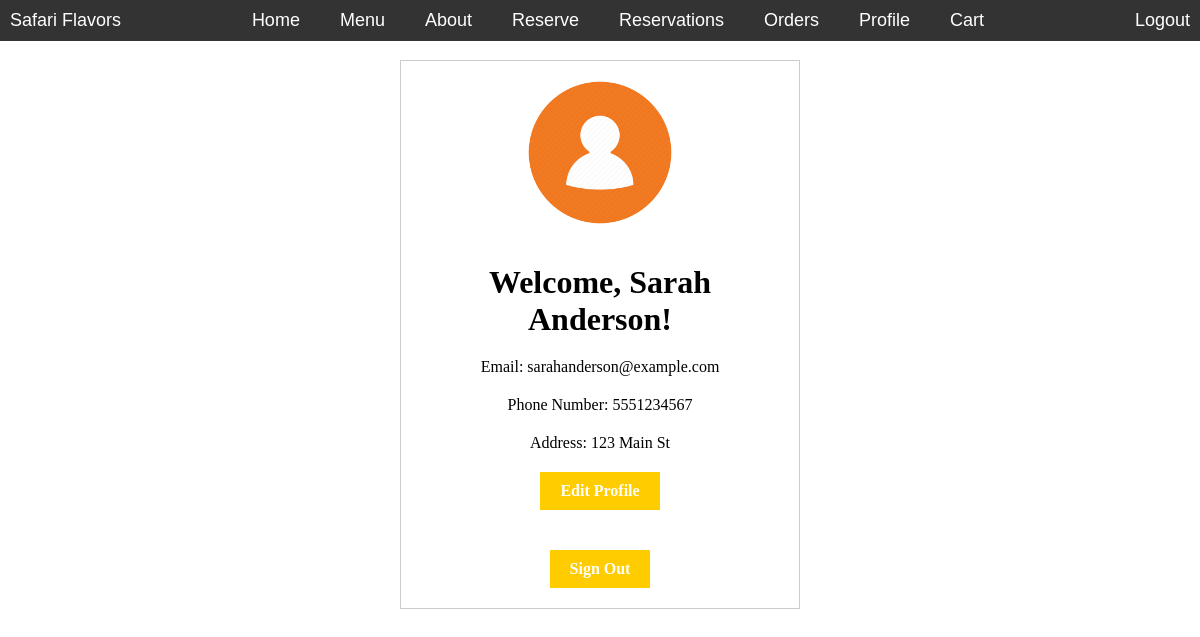
Screenshot of /edit_profile.php (signed in) with the database file from the repository.
### tables this page shows
CREATE TABLE customer (
    user_id INT PRIMARY KEY,
    full_name VARCHAR(100) NOT NULL,
    email VARCHAR(100) NOT NULL,
    phone_number VARCHAR(20) NOT NULL,
    address VARCHAR(100) NOT NULL,
    FOREIGN KEY (user_id) REFERENCES users (user_id)
);

### edit_profile.php (the view, shortened to what this page needs)
<?php
$userID = $_SESSION['user_id'];
$servername = 'localhost';
$usernameDB = 'root';
$passwordDB = '';
$dbname = 'restaurant_db';
$conn = new mysqli($servername, $usernameDB, $passwordDB, $dbname);
$sql = "SELECT * FROM customer WHERE user_id = $userID";
$result = $conn->query($sql);
if ($result->num_rows == 1) {
    $row = $result->fetch_assoc();
    $fullName = $row['full_name'];
    $email = $row['email'];
    $phoneNumber = $row['phone_number'];
    $address = $row['address'];
?>
<!DOCTYPE html>
<html lang="en">
<head>
</head>
<body>
    <?php include 'navbar.php'; ?>
    <div class="profile-card">
        <img class="profile-picture" src="images/1168742.png">
        <h1>Welcome, <?php echo $fullName; ?>!</h1>
        <p>Email: <?php echo $email; ?></p>
        <p>Phone Number: <?php echo $phoneNumber; ?></p>
        <p>Address: <?php echo $address; ?></p>
        <a href="edit_profile.php" class="edit-button">Edit Profile</a>
        <a href="logout.php" class="signout-button">Sign Out</a>
    </div>
</body>
</html>
<?php
} else {
    echo 'User not found.';
}
?>

### edit_profile.php (style rules this page uses)
* { margin: 0; padding: 0; box-sizing: border-box; }
.profile-card { width: 400px; display: flex; flex-direction: column; justify-content: center; align-items: center; gap: 20px; margin: 0 auto; padding: 20px; border: 1px solid #ccc; text-align: center; }
.profile-picture { max-width: 40%; height: auto; border-radius: 50%; margin-bottom: 20px; }
.signout-button { margin-top: 20px; background-color: #ffcc00; color: #fff; border: none; padding: 10px 20px; text-decoration: none; font-weight: bold; cursor: pointer; }
.edit-button { background-color: #ffcc00; color: #fff; border: none; padding: 10px 20px; text-decoration: none; font-weight: bold; cursor: pointer; }

### navbar.php (style rules this page uses)
* { margin: 0; padding: 0; box-sizing: border-box; }
body { padding-top: 60px; }

### rows the page displays
customer: full_name "Sarah Anderson", email "sarahanderson@example.com", phone_number "5551234567", address "123 Main St"
